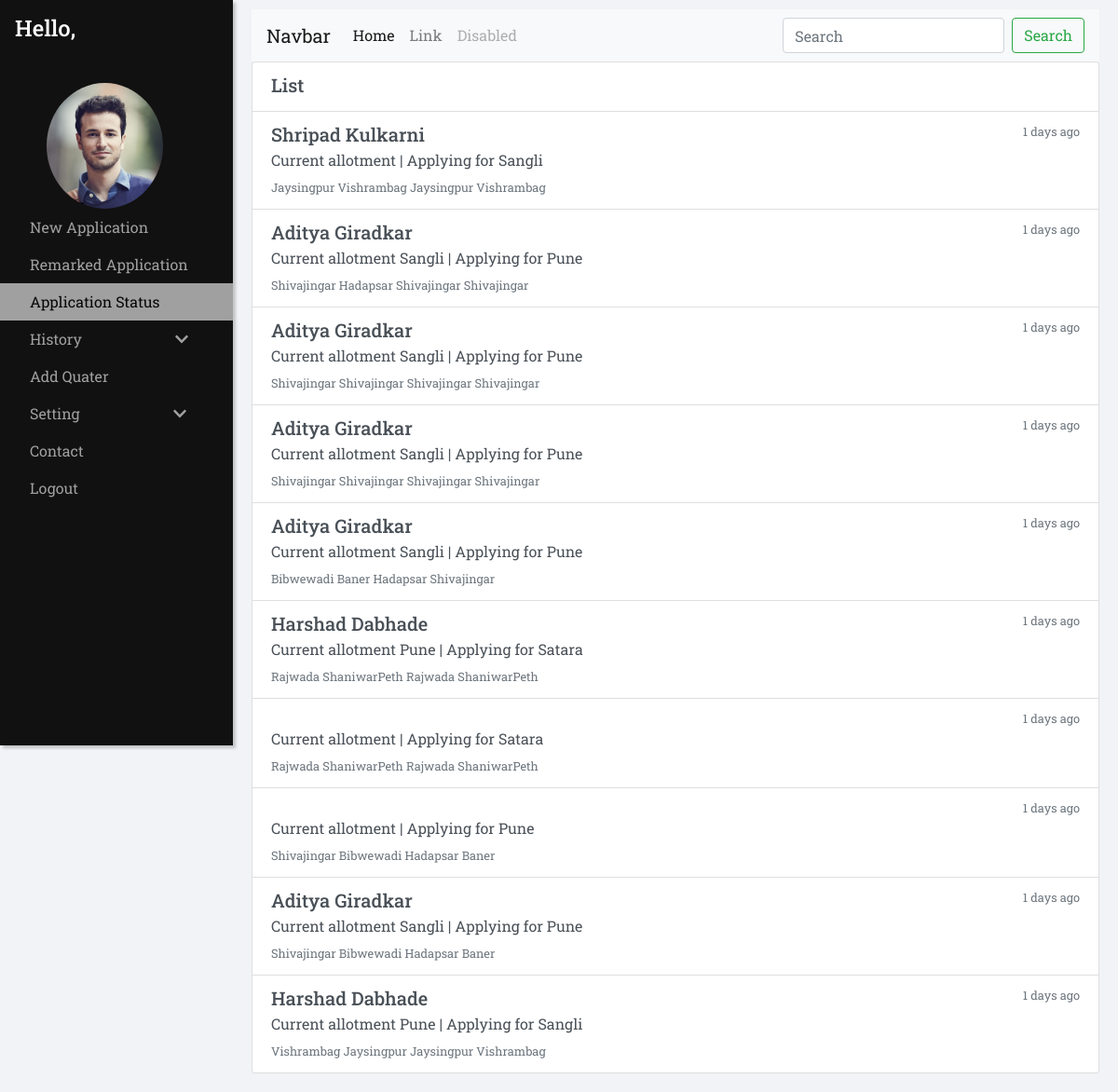
Screenshot of /admin/tracking/list.php with the database file from the repository.
### tables this page shows
CREATE TABLE `applicant` (
  `id` int(11) NOT NULL,
  `user_id` int(100) NOT NULL,
  `time` timestamp NOT NULL DEFAULT current_timestamp() ON UPDATE current_timestamp(),
  `area_id1` int(100) NOT NULL,
  `area_id2` int(100) NOT NULL,
  `area_id3` int(100) NOT NULL,
  `area_id4` int(100) NOT NULL,
  `Post_id` int(100) NOT NULL,
  `Requirements` varchar(1000) DEFAULT NULL,
  `Desk` int(100) NOT NULL,
  `resident` varchar(50) NOT NULL,
  `Status` varchar(50) NOT NULL,
  `alloted_quater` int(100) DEFAULT NULL,
  `flat` int(100) DEFAULT NULL,
  `Official_letter` varchar(100) NOT NULL
);

CREATE TABLE `users` (
  `id` int(100) NOT NULL,
  `username` varchar(100) NOT NULL,
  `user_firstname` varchar(100) NOT NULL,
  `user_lastname` varchar(100) NOT NULL,
  `user_password` varchar(100) NOT NULL,
  `Age` int(100) NOT NULL,
  `user_image` varchar(100) NOT NULL,
  `Gender` varchar(100) NOT NULL,
  `quater_resident` varchar(50) NOT NULL,
  `quater_id` int(50) NOT NULL,
  `area_id` int(50) NOT NULL,
  `city_id` int(100) NOT NULL,
  `post_id` int(100) NOT NULL,
  `user_role` varchar(255) NOT NULL,
  `mobile_no` int(100) NOT NULL
);

CREATE TABLE `cities` (
  `city_id` int(100) NOT NULL,
  `name` varchar(100) NOT NULL
);

CREATE TABLE `area` (
  `area_id` int(50) NOT NULL,
  `name` varchar(100) NOT NULL,
  `city_id` int(50) NOT NULL
);

### admin/tracking/list.php (the view, shortened to what this page needs)
<!doctype html>
<html lang="en">
<head>
    <link rel="stylesheet" href="https://stackpath.bootstrapcdn.com/bootstrap/4.3.1/css/bootstrap.min.css">
    <link rel="stylesheet" href="https://cdnjs.cloudflare.com/ajax/libs/malihu-custom-scrollbar-plugin/3.1.5/jquery.mCustomScrollbar.min.css">
    <link rel="stylesheet" href="list_style.css">
    <link rel="stylesheet" href="../user.css">
</head>
<body>
    <?php session_start();
	include("../sidebar-over.php");
	include("../../db.php");
	$qry="SELECT * FROM `applicant` ORDER BY `time` DESC ";
	$run=mysqli_query($con,$qry);
    ?>
    <div id="main">
        <div class="whole">
            <div class="list-group">
                <div class="list-group-item list-group-item-action flex-column align-items-start ">
                    <div class="d-flex w-100 justify-content-between">
                        <h5 class="mb-1">List</h5>
                    </div>
                </div>
    <?php
	while($row=mysqli_fetch_assoc($run))
	{
		$applicant=$row['id'];
		$id=$row['user_id'];
		$qry1="SELECT * FROM `users` WHERE `id`='$id'";
		$run1=mysqli_query($con,$qry1);
		$row1=mysqli_fetch_assoc($run1);
		$firstname=$row1['user_firstname'];
		$lastname=$row1['user_lastname'];
		$cityid=$row1['city_id'];
		$qry2="SELECT * FROM `cities` WHERE `city_id`='$cityid'";
		$run2=mysqli_query($con,$qry2);
		$row2=mysqli_fetch_assoc($run2);
		$city=$row2['name'];
		$areaid1=$row['area_id1'];
		$areaid2=$row['area_id2'];
		$areaid3=$row['area_id3'];
		$areaid4=$row['area_id4'];
		$qry3="SELECT * FROM `area` WHERE `area_id`='$areaid1'";
			$run3=mysqli_query($con,$qry3);
		$row3=mysqli_fetch_assoc($run3);
		$area1=$row3['name'];
		$qry4="SELECT * FROM `area` WHERE `area_id`='$areaid2'";
			$run4=mysqli_query($con,$qry4);
		$row4=mysqli_fetch_assoc($run4);
		$area2=$row4['name'];
		$qry5="SELECT * FROM `area` WHERE `area_id`='$areaid3'";
			$run5=mysqli_query($con,$qry5);
		$row5=mysqli_fetch_assoc($run5);
		$area3=$row5['name'];
		$qry6="SELECT * FROM `area` WHERE `area_id`='$areaid4'";
			$run6=mysqli_query($con,$qry6);
		$row6=mysqli_fetch_assoc($run6);
		$area4=$row6['name'];
		$qry7="SELECT * FROM `area` WHERE `area_id`='$areaid1'";
			$run7=mysqli_query($con,$qry7);
		$row7=mysqli_fetch_assoc($run7);
		$applycity=$row7['city_id'];
		$qry8="SELECT * FROM `cities` WHERE `city_id`='$applycity'";
		$run8=mysqli_query($con,$qry8);
		$row8=mysqli_fetch_assoc($run8);
		$apply_city=$row8['name'];
		?>
                <a href="track.php?user_id=<?php echo $id ;?>&city=<?php echo $apply_city ?>&applicant=<?php echo $applicant; ?>" class="list-group-item list-group-item-action flex-column align-items-start zoom">
                    <div class="d-flex w-100 justify-content-between">
                        <h5 class="mb-1"><?php echo $firstname." ".$lastname ?></h5>
                        <small class="text-muted">1 days ago</small>
                    </div>
                    <p class="mb-1">Current allotment <?php echo $city ?> | Applying for <?php echo $apply_city; ?></p>
                    <small class="text-muted"><?php echo $area1." " .$area2." ".$area3. " ".$area4; ?></small>
                </a>
    <?php
	}
	?>
            </div>
        </div>
    </div>
</body>
</html>

### admin/tracking/list_style.css (style rules this page uses)
.zoom { transition: transform .1s; }

### admin/user.css (style rules this page uses)
body { font-family: 'Roboto Slab', serif; background-color: #f1f3f6; }

### rows the page displays
applicant: user.user_firstname "Shripad", user.user_lastname "Kulkarni", cities.name "Sangli", area.name "Jaysingpur", area.name "Vishrambag"
applicant: user.user_firstname "Aditya", user.user_lastname "Giradkar", cities.name "Sangli", cities.name "Pune", area.name "Shivajingar", area.name "Hadapsar"
applicant: user.user_firstname "Aditya", user.user_lastname "Giradkar", cities.name "Sangli", cities.name "Pune", area.name "Shivajingar"
applicant: user.user_firstname "Aditya", user.user_lastname "Giradkar", cities.name "Sangli", cities.name "Pune", area.name "Shivajingar"
applicant: user.user_firstname "Aditya", user.user_lastname "Giradkar", cities.name "Sangli", cities.name "Pune", area.name "Bibwewadi", area.name "Baner", area.name "Hadapsar", area.name "Shivajingar"
applicant: user.user_firstname "Harshad", user.user_lastname "Dabhade", cities.name "Pune", cities.name "Satara", area.name "Rajwada", area.name "ShaniwarPeth"
applicant: cities.name "Satara", area.name "Rajwada", area.name "ShaniwarPeth"
applicant: cities.name "Pune", area.name "Shivajingar", area.name "Bibwewadi", area.name "Hadapsar", area.name "Baner"
applicant: user.user_firstname "Aditya", user.user_lastname "Giradkar", cities.name "Sangli", cities.name "Pune", area.name "Shivajingar", area.name "Bibwewadi", area.name "Hadapsar", area.name "Baner"
applicant: user.user_firstname "Harshad", user.user_lastname "Dabhade", cities.name "Pune", cities.name "Sangli", area.name "Vishrambag", area.name "Jaysingpur"
